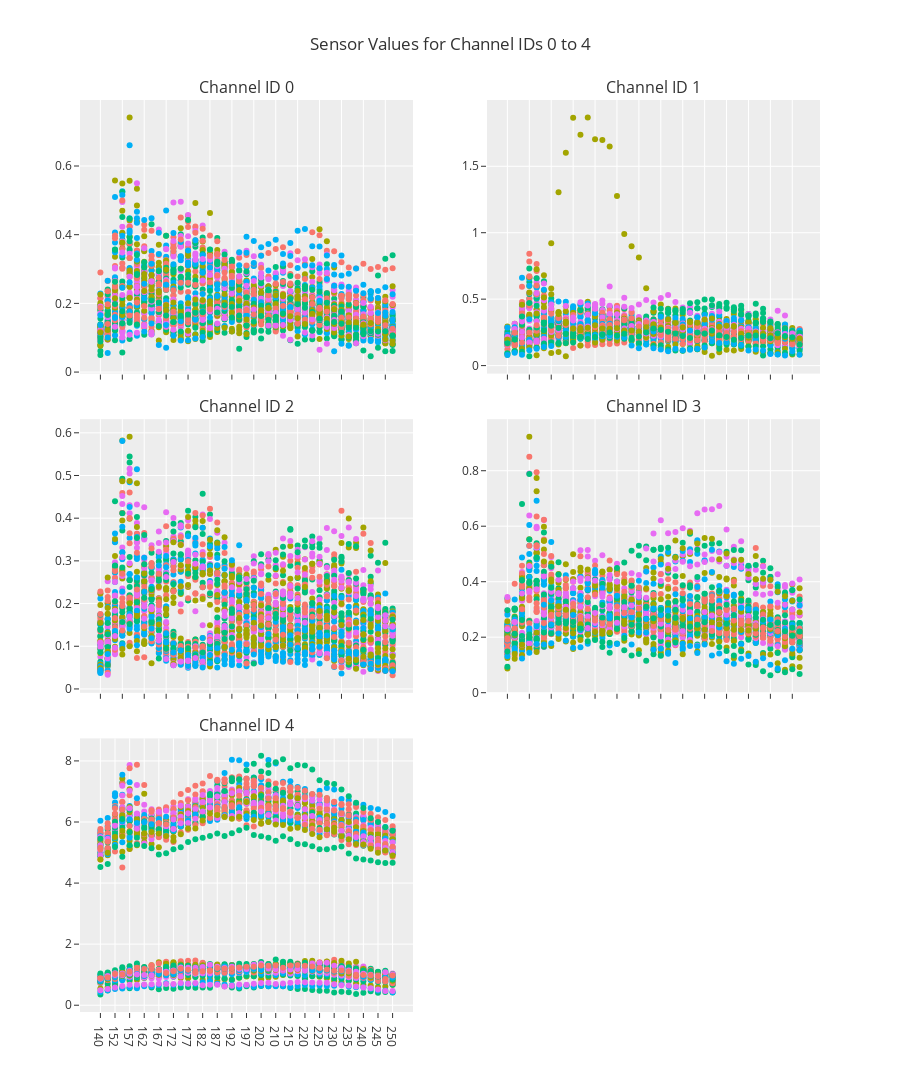

The notebook cell saved with this chart:
### Markdown cell above
# Paneled Charts

### Code cell
import plotly.subplots as sp
# Create a panel of 5 charts for channel_ids 0 to 4
fig = sp.make_subplots(rows=3, cols=2, shared_xaxes=True, vertical_spacing=0.05, subplot_titles=[f'Channel ID {i}' for i in range(5)])

for target_channel in range(5):
    # Filter the dataframe for the specified channel_id
    filtered_df = df[df['channel_id'] == target_channel]

    # Drop non-numeric columns for plotting
    filtered_df_numeric = filtered_df.drop(columns=['experiment_id', 'channel_id'])

    # Transpose the dataframe to plot it
    filtered_df_numeric_T = filtered_df_numeric.T

    # Determine the subplot row and column
    row = (target_channel // 2) + 1
    col = (target_channel % 2) + 1

    # Add scatter plots to the subplot
    for i, col_data in enumerate(filtered_df_numeric_T.columns):
        fig.add_trace(go.Scatter(
            x=filtered_df_numeric_T.index,
            y=filtered_df_numeric_T[col_data],
            mode='markers',
            name=f'Experiment {filtered_df["experiment_id"].iloc[i]}'
        ), row=row, col=col)

# Update layout
fig.update_layout(
    height=1500,
    title_text='Sensor Values for Channel IDs 0 to 4',
    showlegend=False,  # Hide the legend to avoid clutter
    template='ggplot2'
)
